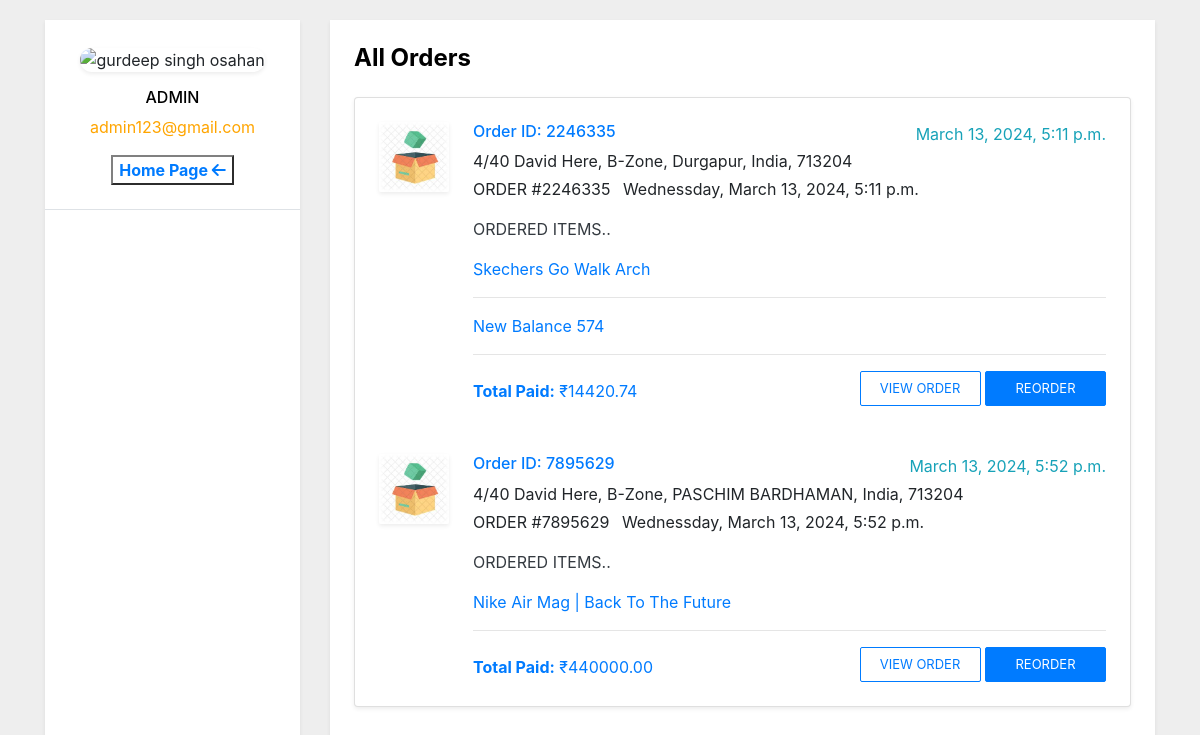
Screenshot of /orders/ (signed in) with the database file from the repository.
### e_commerce_app/models.py (models this page shows, shortened)
class Order(models.Model):
    order_id = models.IntegerField()
    user = models.ForeignKey(User, on_delete = models.CASCADE)
    all_shoes = models.BinaryField()                  # This field is storing the whole cart object of a user in the form of a list.
    name = models.CharField(max_length = 100)
    phone_number = models.IntegerField()
    email = models.EmailField()
    address = models.CharField(max_length = 500)
    pin_code = models.IntegerField()
    order_notes = models.TextField()
    order_value = models.DecimalField(decimal_places = 2, max_digits = 10)
    is_paid = models.BooleanField(default = False)
    order_date = models.DateTimeField(null=True)

class Cart(models.Model):
    user = models.ForeignKey(User, on_delete=models.CASCADE)
    shoe = models.ForeignKey(Shoe, on_delete=models.CASCADE)

class Shoe(models.Model):
    name = models.CharField(max_length = 50)
    desc = models.TextField()
    price = models.IntegerField()
    is_exclusive = models.BooleanField(default = False)
    image = models.ImageField(upload_to='shoe_images/')
    brand = models.ForeignKey(brand, on_delete = models.CASCADE)

### e_commerce_app/views.py (the view)
# urls.py: path('orders/', view_order, name='orders'),
def view_order(request):
    if (request.user.is_anonymous):
        messages.info(request, "User Must Be Logged IN to View there Order.")
        return redirect('login')
    is_order_list_empty = False
    order_list = Order.objects.filter(user = request.user)
    if (order_list.count() == 0):
        is_order_list_empty = True
    return render(request, "view_orders.html", context={
                                                            'orders': order_list,
                                                            'is_order_list_empty': is_order_list_empty,
    })

### e_commerce_app/templatetags/filter.py (called while the page is built)
@register.filter
def get_shoes_from_binary(binary_data):
    data = pickle.loads(binary_data)
    return data

@register.filter
def get_weekday(current_time_instance):
    weekday_list = ['Monday', 'Tuesday', 'Wednessday', 'Thursday', 'Friday', 'Saturday', 'Sunday']
    return weekday_list[datetime.weekday(current_time_instance)]

### templates/view_orders.html (shortened to what this page needs)
{% load static %}
{% load filter %}
<!doctype html>
<html lang="en">
  <head>
    <link rel="stylesheet" href="https://cdn.jsdelivr.net/npm/bootstrap@4.4.1/dist/css/bootstrap.min.css">
    <link rel="stylesheet" href="https://allyoucan.cloud/cdn/icofont/1.0.1/icofont.css">
    <link rel="stylesheet" href="https://cdnjs.cloudflare.com/ajax/libs/font-awesome/6.5.1/css/all.min.css" />
    <link rel="stylesheet" href="{% static "css/view_orders.css" %}">
  </head>
  <body>
    <div class="container">
        <div class="row">
            <div class="col-md-3">
                <div class="osahan-account-page-left shadow-sm bg-white h-100">
                    <div class="border-bottom p-4">
                        <div class="osahan-user text-center">
                            <div class="osahan-user-media">
                                <img class="mb-3 rounded-pill shadow-sm mt-1" src="https://bootdey.com/img/Content/avatar/avatar1.png" alt="gurdeep singh osahan">
                                <div class="osahan-user-media-body">
                                    <h6 class="mb-2">{{ request.user | upper }}</h6>
                                    <p style="color:orange;">{{request.user.email }}</p>
                                    <button style="background:none; border-color:grey;">
                                        <p class="mb-0 text-black font-weight-bold">
                                            <a class="text-primary" href="{% url "home" %}">
                                                Home Page <i class="fa-solid fa-arrow-left"></i>
                                            </a>
                                        </p>
                                    </button>
                                </div>
                            </div>
                        </div>
                    </div>
                </div>
            </div>
            <div class="col-md-9">
                <div class="osahan-account-page-right shadow-sm bg-white p-4 h-100">
                    <div class="tab-content" id="myTabContent">
                        <div class="tab-pane  fade  active show" id="orders" role="tabpanel" aria-labelledby="orders-tab">
                            <h4 class="font-weight-bold mt-0 mb-4">All Orders</h4>
                            <div class="bg-white card mb-4 order-list shadow-sm">
                                {% if not is_order_list_empty %}
                                    {% for order in orders %}
                                        <div class="gold-members p-4">
                                            <div class="media">
                                                <a href="#">
                                                    <img class="mr-4" src="{% static "order.jpg" %}" alt="Generic placeholder image">
                                                </a>
                                                <div class="media-body">
                                                    <a href="#">
                                                        <span class="float-right text-info">{{ order.order_date }} </span>
                                                    </a>
                                                    <h6 class="mb-2">
                                                        <a href="{% url "view_single_order" order.order_id %}" class="text-black">Order ID: {{ order.order_id }}</a>
                                                    </h6>
                                                    <p class="text-gray mb-1"> {{ order.address }}, {{ order.pin_code }}
                                                    </p>
                                                    <p class="text-gray mb-3"> ORDER #{{ order.order_id }}
                                                        {{ order.order_date|get_weekday }}, {{ order.order_date }}
                                                    </p>
                                                    <p class="text-dark">ORDERED ITEMS..</p>
                                                    {% for shoe_item in order.all_shoes|get_shoes_from_binary %}
                                                        <a href="{% url "display_each_shoe" shoe_item.shoe.pk %}" class="text-black">{{ shoe_item.shoe.name }}</a>
                                                        <hr>
                                                    {% endfor %}
                                                    <div class="float-right">
                                                        <a class="btn btn-sm btn-outline-primary" href="{% url "view_single_order" order.order_id %}">
                                                            VIEW ORDER
                                                        </a>
                                                        <a class="btn btn-sm btn-primary" href="#">
                                                                REORDER
                                                        </a>
                                                    </div>
                                                    <p class="mb-0 text-black text-primary pt-2"><span class="text-black font-weight-bold"> Total Paid:</span> ₹{{ order.order_value }}
                                                    </p>
                                                </div>
                                            </div>
                                        </div>
                                    {% endfor %}
                                {% endif %}
                            </div>
                        </div>
                    </div>
                </div>
            </div>
        </div>
    </div>
  </body>
</html>

### static/css/view_orders.css (style rules this page uses)
body { margin-top:20px; background:#eee; }
.order-list .btn { border-radius: 2px; min-width: 121px; font-size: 13px; padding: 7px 0 7px 0; }
.osahan-user-media img { width: 90px; }
.order-list img.mr-4 { width: 70px; height: 70px; object-fit: cover; box-shadow: 0 .125rem .25rem rgba(0, 0, 0, .075)!important; border-radius: 2px; }
.h1, .h2, .h3, .h4, .h5, .h6, h1, h2, h3, h4, h5, h6 { color: #000000; }
.shadow-sm { box-shadow: 0 .125rem .25rem rgba(0,0,0,.075)!important; }
.rounded-pill { border-radius: 50rem!important; }

### rows the page displays
Order: order_date "March 13, 2024, 5:11 p.m.", order_id "2246335", address "4/40 David Here, B-Zone, Durgapur, India", pin_code "713204", order_date|get_weekday "Wednessday", order_value "14420.74"
Order: order_date "March 13, 2024, 5:52 p.m.", order_id "7895629", address "4/40 David Here, B-Zone, PASCHIM BARDHAMAN, India", pin_code "713204", order_date|get_weekday "Wednessday", order_value "440000.00"

### other values shown
{{ request.user | upper }} "ADMIN"
{{ request.user.email }} "admin123@gmail.com"
